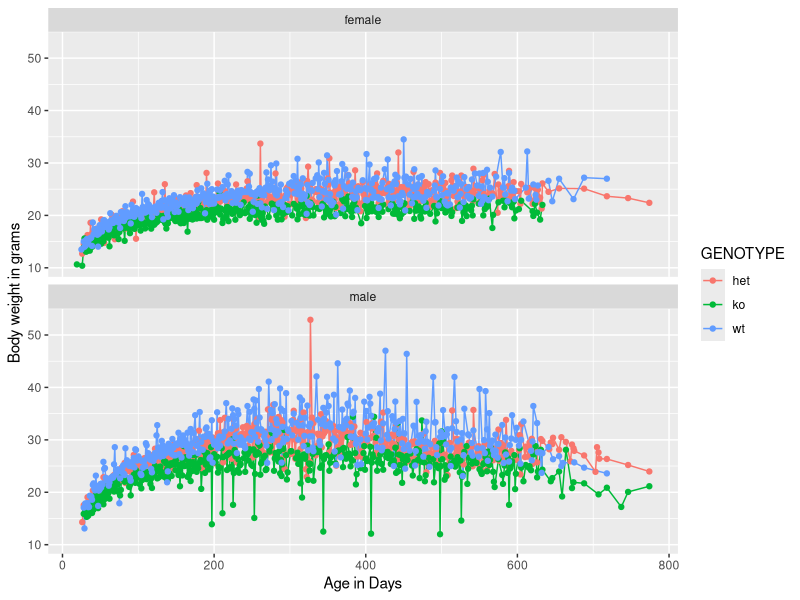
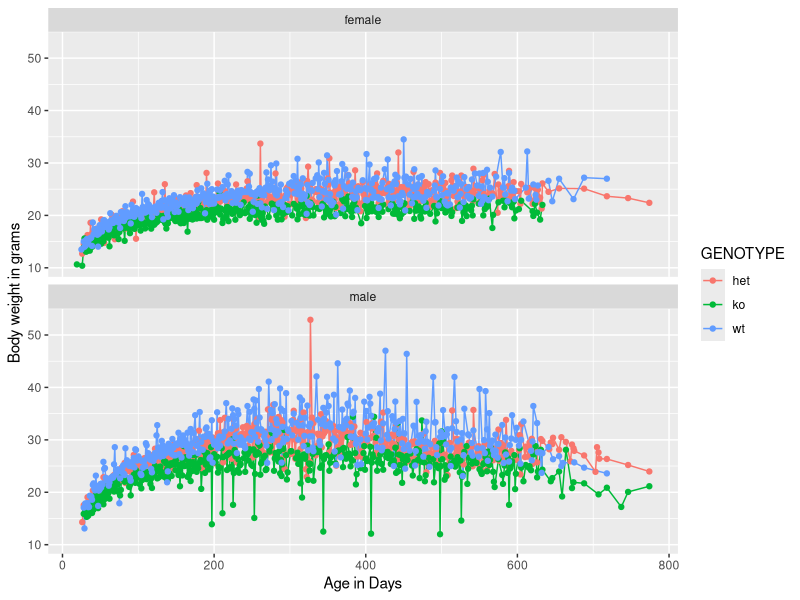

Reproduce these figures in R, in order.
library(tidyverse)
library(lubridate)

### read master weight file into R
weights <- read_csv("share_weight.csv")
### Gather the data from columns into a single row for tidy data
wt_gather <- weights %>% gather(date, weight, 5:117)

### Convert the dates into machine-readable month-day-year dates
wt_gather$date <- mdy(wt_gather$date)
wt_gather$DOB <- mdy(wt_gather$DOB)

### Calculate the difference in days between the date of birth (DOB)
### and the specific date the weight was taken
### convert weight to numeric instead of character
wt_age <- wt_gather %>% 
  mutate(age_wt = date - DOB) %>% 
  filter(age_wt > 0)
wt_age$weight <- as.numeric(wt_age$weight)

### start the summarize pipe, exclude unknown genotypes, NA weights or outliers (> 55)
### group by SEX, GENOTYPE, and by the age in days then calc the mean
wt_sum <- wt_age %>% 
filter(GENOTYPE != "NA", GENOTYPE != "?", weight != "NA", weight < 55) %>% 
  group_by(SEX, GENOTYPE, age_wt) %>% 
  summarise(n = n(), weight = mean(weight, na.rm = T))

### view the end results
wt_sum

### Faceted graph by genotype and sex
(g1 <- ggplot(data = wt_sum, aes(x = age_wt, y = weight, color = GENOTYPE)) + 
    geom_line() + geom_point() + facet_wrap(~SEX, nrow = 2) + labs(x = "Age in Days", y = "Body weight in grams"))

### save the plot
ggsave("weight_age.png", width = 30, height = 20, units = "cm")

###  Save table to CSV file
write.csv(wt_age, "wt_age.csv")
